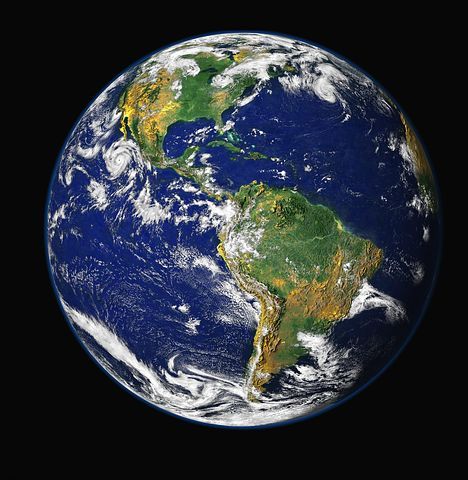
#> input picture earthimg.jpg, 468 x 480 px
$ python filtergram.py
#> lines starting #> are read from the running program, lines starting #| are printed output that depends on the picture; pictures that were not available may be replaced by others from this repository, and a replacement may not be noted
### filters.py
import math
from PIL import Image
image = Image.open('earthimg.jpg')
#> image is the input picture: PIL image 468x480 RGB; mean R, G, B 47.1, 52.1, 58.9

def load_img(filename):
    image = Image.open(filename)
    return image

def show_img(img):
    img.show(image)

def save_img(img, filename):
    img.save(filename)

def obamicon(img):
    n_data = []
    data = img.getdata()

    for pixel in data:
        photo_intensity = pixel[0] + pixel[1] + pixel[2]

        if photo_intensity < 182:
            n_data.append((0, 51, 76))
        elif photo_intensity >= 182 and photo_intensity < 364:
            n_data.append((217, 26, 33))
        elif photo_intensity >= 364 and photo_intensity < 546:
            n_data.append((112, 150, 158))
        elif photo_intensity >= 546:
            n_data.append(( 252, 227, 166))
#> after the loop, n_data = 224640 items

       # [4 lines of commented-out code are left out]

    new_image = Image.new(img.mode, img.size)
#> new_image: PIL image 468x480 RGB; every value is 0
    new_image.putdata(n_data)
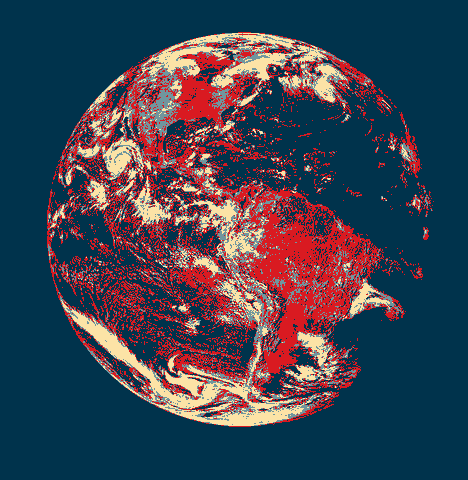
#> new_image: PIL image 468x480 RGB; mean R, G, B 60.8, 66.1, 81.1
#> call 2 of load_img, with filename = 'penguin.jpg'
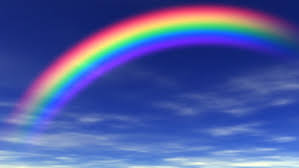
#> input picture bluerainbow.jpg, 299 x 168 px, given in place of penguin.jpg, which was not available
#> in load_img, image is the input picture: PIL image 299x168 RGB; mean R, G, B 76.1, 91.8, 163.4

    return new_image


# def insert(base, color, source, destination)


### new_filter.py
import math
from PIL import Image


def load_image(filename):
    image = Image.open(filename)
    return image

def show_image(img):
    img.show()

def save_image(img,filename):
    img.save(filename)


def penguie(img):
    n_data = []
    data = img.getdata()

    for pixel in data:
        photo_intensity = pixel[0] + pixel[1] + pixel[2]
        if photo_intensity <= 185:
            n_data.append((0, 100, 0))
        elif photo_intensity >= 185 and photo_intensity < 356:
            n_data.append((0, 150, 50))
        elif photo_intensity >= 356 and photo_intensity < 546:
            n_data.append((267, 350, 500))
        elif photo_intensity >= 546:
            n_data.append((365, 247, 1200))
#> this loop made 50232 passes
#> (pixel, photo_intensity) on passes 1 to 3: ((23, 41, 117), 181), ((23, 41, 117), 181), ((23, 41, 117), 181)
#> after the loop, n_data = 50232 items
    new_image = Image.new(img.mode, img.size)
#> new_image: PIL image 299x168 RGB; every value is 0
    new_image.putdata(n_data)
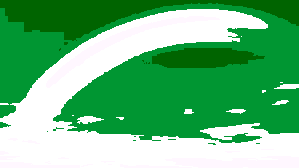
#> new_image: PIL image 299x168 RGB; mean R, G, B 102.9, 185, 125.8

    return new_image

# [34 lines left out: function penguin_2, not called in this run]

### filtergram.py
from filters import *
from new_filter import *

img  = load_img('earthimg.jpg')
img_2 = obamicon(img)
save_img(img_2, 'earthimg2.jpg')


img = load_img('penguin.jpg')
img_2 = penguie(img)
save_img(img_2, 'penguin.jpg')
